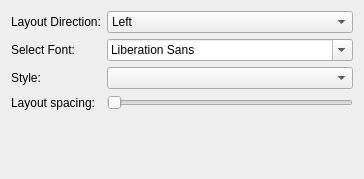
<?xml version="1.0" encoding="UTF-8"?>
<ui version="4.0">
 <class>Dialog</class>
 <widget class="QDialog" name="Dialog">
  <property name="windowModality">
   <enum>Qt::NonModal</enum>
  </property>
  <property name="enabled">
   <bool>true</bool>
  </property>
  <property name="geometry">
   <rect>
    <x>0</x>
    <y>0</y>
    <width>364</width>
    <height>179</height>
   </rect>
  </property>
  <property name="windowTitle">
   <string>Embeded Dialog</string>
  </property>
  <property name="whatsThis">
   <string notr="true"/>
  </property>
  <property name="layoutDirection">
   <enum>Qt::LeftToRight</enum>
  </property>
  <property name="sizeGripEnabled">
   <bool>false</bool>
  </property>
  <property name="modal">
   <bool>false</bool>
  </property>
  <layout class="QFormLayout" name="formLayout">
   <property name="fieldGrowthPolicy">
    <enum>QFormLayout::AllNonFixedFieldsGrow</enum>
   </property>
   <item row="0" column="0">
    <widget class="QLabel" name="label">
     <property name="text">
      <string>Layout Direction:</string>
     </property>
    </widget>
   </item>
   <item row="0" column="1">
    <widget class="QComboBox" name="layoutDirection">
     <item>
      <property name="text">
       <string>Left</string>
      </property>
     </item>
     <item>
      <property name="text">
       <string>Right</string>
      </property>
     </item>
    </widget>
   </item>
   <item row="1" column="0">
    <widget class="QLabel" name="label_2">
     <property name="text">
      <string>Select Font:</string>
     </property>
    </widget>
   </item>
   <item row="1" column="1">
    <widget class="QFontComboBox" name="fontComboBox"/>
   </item>
   <item row="2" column="0">
    <widget class="QLabel" name="label_3">
     <property name="text">
      <string>Style:</string>
     </property>
    </widget>
   </item>
   <item row="2" column="1">
    <widget class="QComboBox" name="style"/>
   </item>
   <item row="3" column="0">
    <widget class="QLabel" name="label_4">
     <property name="text">
      <string>Layout spacing:</string>
     </property>
    </widget>
   </item>
   <item row="3" column="1">
    <widget class="QSlider" name="spacing">
     <property name="orientation">
      <enum>Qt::Horizontal</enum>
     </property>
    </widget>
   </item>
  </layout>
 </widget>
 <resources/>
 <connections/>
</ui>
